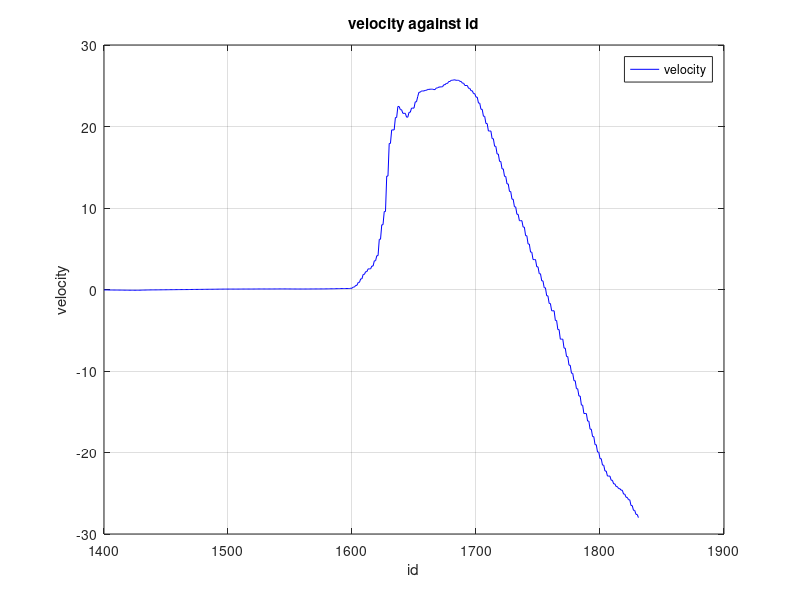

Reproduce this figure in MATLAB.
clear;

% loading data and giving variables
X = load("tanafull.csv");
int = 1;
c=1400;
id = X(c:int:1831, 12); % also accounts for time in  millis
velocity = X(c:int:1831, 4);

% plotting data from the flight
figure;
plot(id, velocity, '-b')
xlabel('id')
ylabel('velocity')
title('velocity against id')
legend('velocity')
grid("on")